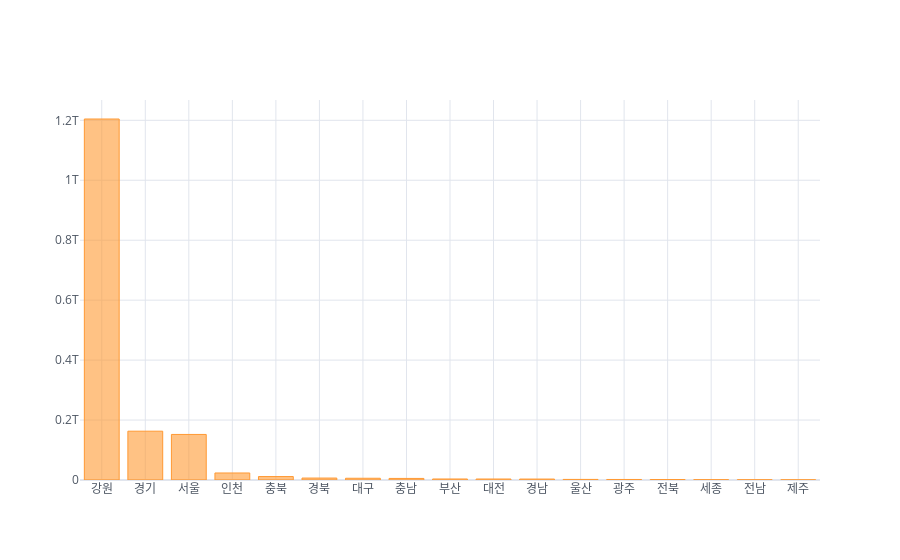

Notebook source saved alongside this figure:
### Code cell
user_sido_sum.iplot(kind='bar', theme='white')

### Figure 1 — Plotly figure (JSON) as saved in the notebook; plotly's stock layout.template omitted (floating-point values rounded to 4 significant figures)
{"data": [{"marker": {"color": "rgba(255, 153, 51, 0.6)", "line": {"color": "rgba(255, 153, 51, 1.0)", "width": 1}}, "name": "카드사용금액_합계", "orientation": "v", "text": "", "type": "bar", "x": ["강원", "경기", "서울", "인천", "충북", "경북", "대구", "충남", "부산", "대전", "경남", "울산", "광주", "전북", "세종", "전남", "제주"], "y": [1204443934968, 162823451073, 152023451502, 23471220043, 11496202480, 6504213645, 5805140672, 5225338407, 3404369910, 3343747369, 3121511108, 1933894243, 1738152912, 1684600732, 1074837768, 847792240, 669440847]}], "layout": {"legend": {"bgcolor": "#FFFFFF", "font": {"color": "#4D5663"}}, "paper_bgcolor": "#FFFFFF", "plot_bgcolor": "#FFFFFF", "title": {"font": {"color": "#4D5663"}}, "xaxis": {"gridcolor": "#E1E5ED", "showgrid": true, "tickfont": {"color": "#4D5663"}, "title": {"font": {"color": "#4D5663"}, "text": ""}, "zerolinecolor": "#E1E5ED"}, "yaxis": {"gridcolor": "#E1E5ED", "showgrid": true, "tickfont": {"color": "#4D5663"}, "title": {"font": {"color": "#4D5663"}, "text": ""}, "zerolinecolor": "#E1E5ED"}}}
